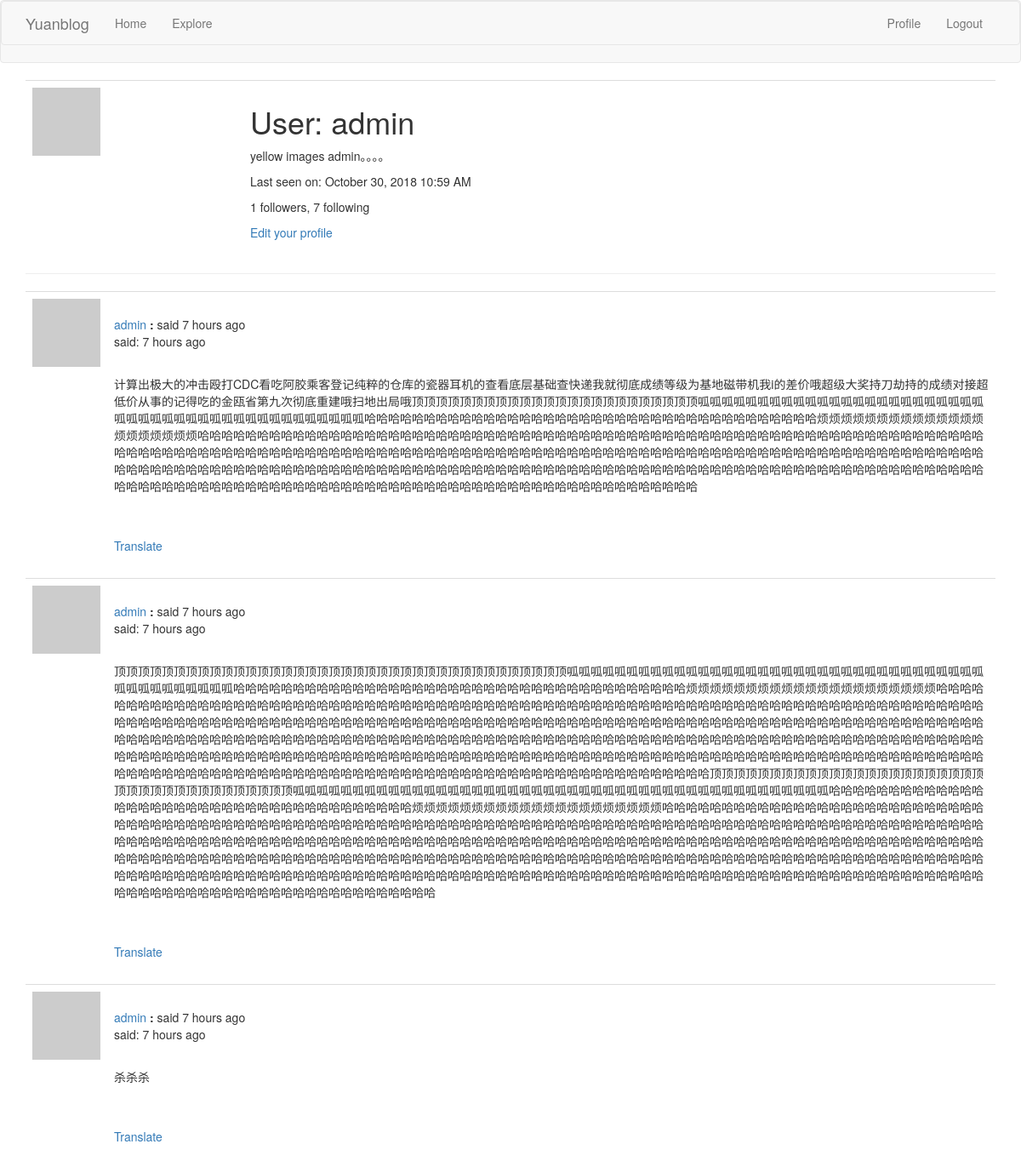
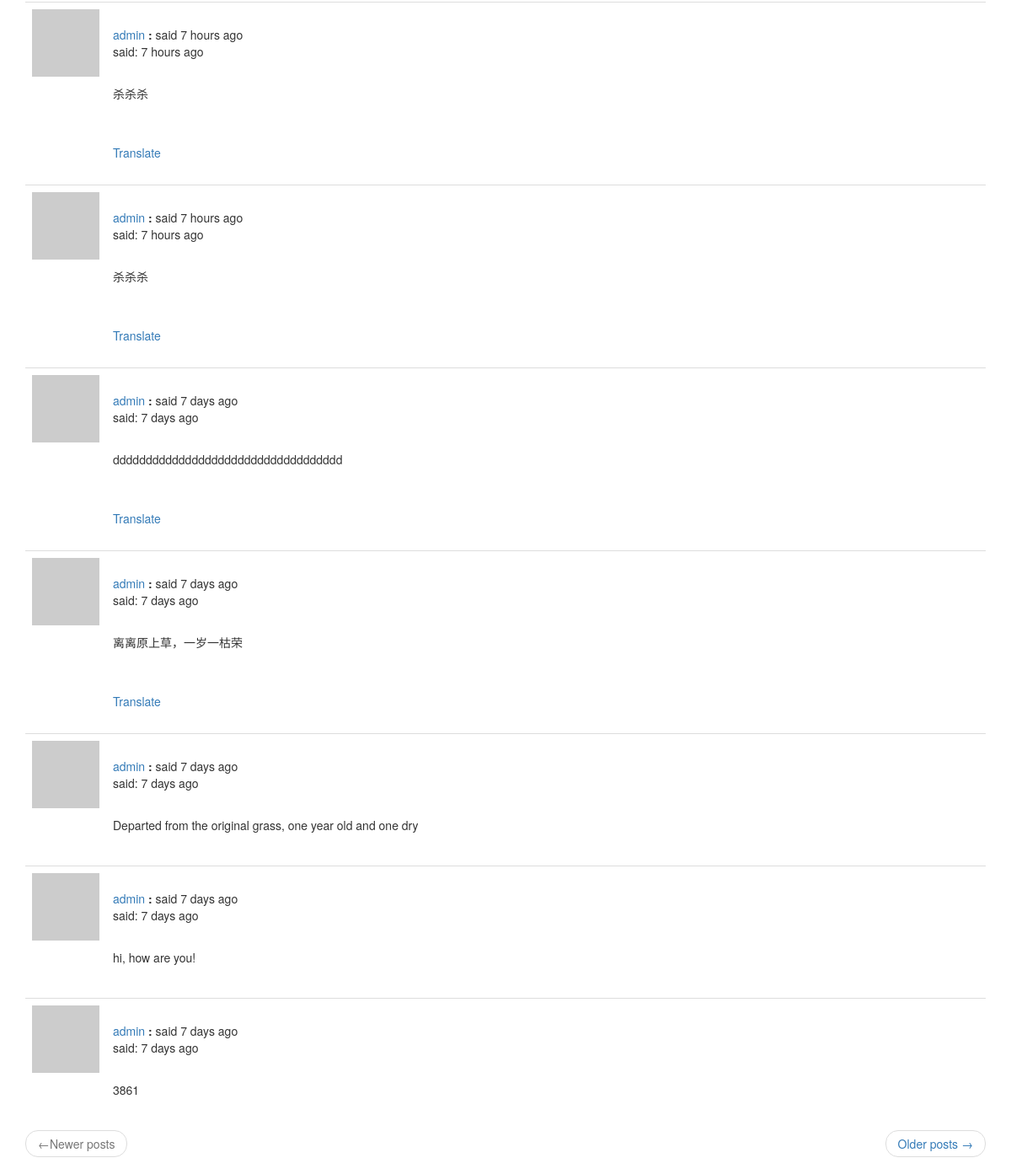
Screenshot of /user/admin (signed in) with the database file from the repository (2 pictures, top to bottom).
### app/models.py (models this page shows, shortened)
class User(UserMixin, db.Model):
    id = db.Column(db.Integer, primary_key=True)
    username = db.Column(db.String(64), index=True, unique=True)
    email = db.Column(db.String(128), index=True, unique=True)
    password_hash = db.Column(db.String(128))
    posts = db.relationship('Post', backref='author', lazy='dynamic')
    about_me = db.Column(db.String(140))
    last_date = db.Column(db.DateTime, default=datetime.utcnow)
    followed = db.relationship(
        'User', secondary=followers,
        primaryjoin=(followers.c.follower_id == id),
        secondaryjoin=(followers.c.followed_id == id),
        backref=db.backref('followers', lazy='dynamic'), lazy='dynamic')
    def avatar(self, size):
        digest = hashlib.md5(self.email.lower().encode('utf-8')).hexdigest()
        return 'https://www.gravatar.com/avatar/{}?d=identicon&s={}'.format(digest, size)
    @login.user_loader
    def load_user(id):
        return User.query.get(int(id))

class SearchableMixin(object):
    @classmethod
    def before_commit(cls, session):
        session._changes = {
            'add': list(session.new),
            'update': list(session.dirty),
            'delete': list(session.deleted)
        }
    @classmethod
    def after_commit(cls, session):
        for obj in session._changes['add']:
            if isinstance(obj, SearchableMixin):
                add_to_index(obj.__tablename__, obj)
        for obj in session._changes['update']:
            if isinstance(obj, SearchableMixin):
                add_to_index(obj.__tablename__, obj)
        for obj in session._changes['delete']:
            if isinstance(obj, SearchableMixin):
                remove_from_index(obj.__tablename__, obj)
        session._changes = None

class Post(SearchableMixin, db.Model):
    __searchable__ = ['body']
    id = db.Column(db.Integer, primary_key=True)
    body = db.Column(db.String(140))
    timestamp = db.Column(db.DateTime, index=True, default=datetime.utcnow)
    user_id = db.Column(db.Integer, db.ForeignKey('user.id'))
    language = db.Column(db.String(5))

### app/main/routes.py (the view)
@bp.route('/user/<username>')
@login_required
def user(username):
    user = User.query.filter_by(username=username).first_or_404()
    page = request.args.get('page', 1, type=int)
    posts = user.posts.order_by(Post.timestamp.desc()).paginate(
        page, current_app.config['POSTS_PER_PAGE'], False)
    next_url = url_for('main.user', username=user.username, page=posts.next_num) \
        if posts.has_next else None
    prev_url = url_for('main.user', username=user.username, page=posts.prev_num) \
        if posts.has_prev else None
    return render_template('user.html', user=user, posts=posts.items,
                           next_url=next_url, prev_url=prev_url)

### app/main/routes.py (called while the page is built)
@bp.before_app_request
def before_request():
    if current_user.is_authenticated:
        current_user.last_date = datetime.utcnow()
        db.session.commit()
        g.search_form = SearchForm
    g.locale = str(get_locale())

### app/templates/user.html
{% extends "base.html" %}
{% block app_content %}
    <table class="table table-hover">
        <tr>
            <td width="256px"><img src="{{ user.avatar(256) }}"></td>
            <td>
                <h1>{{ _('User:') }} {{ user.username }}</h1>
                {% if user.about_me %}<p>{{ user.about_me }}</p>{% endif %}
                {% if user.last_date %}
                    <p>{{ _('Last seen on:') }} {{ moment(user.last_date).format('LLL') }}</p>
                {% endif %}
                <p>{{ _('%(count)d followers', count=user.followers.count()) }}, {{ _('%(count)d following', count=user.followed.count()) }}</p>
                {% if user == current_user %}
                <p><a href="{{ url_for('main.edit_profile') }}">{{ _('Edit your profile') }}</a></p>
                {% elif not current_user.is_following(user) %}
                <p><a href="{{ url_for('main.follow', username=user.username) }}">{{ _('Follow') }}</a></p>
                {% else %}
                <p><a href="{{ url_for('main.un_follow', username=user.username) }}">{{ _('UnFollow') }}</a></p>
                {% endif %}
            </td>
        </tr>
    </table>
<hr>
{% for post in posts %}
    {% include '_post.html' %}
{% endfor %}
    <nav aria-label="...">
        <ul class="pager">
            <li class="previous{% if not prev_url %} disabled{% endif %}">
                <a href="{{ prev_url or '#' }}">
                    <span aria-hidden="true">&larr;</span>{{ _('Newer posts') }}
                </a>
            </li>
            <li class="next{% if not next_url %} disabled{% endif %}">
                <a href="{{ next_url or '#' }}">
                    {{ _('Older posts') }} <span aria-hidden="true">&rarr;</span>
                </a>
            </li>
        </ul>
    </nav>
{% endblock %}

### app/templates/_post.html (shortened to what this page needs)
<table class="table table-hover">
    <tr>
        <td width="70px">
            <a href="{{ url_for('main.user', username=post.author.username) }}">
                <img src="{{ post.author.avatar(70) }}">
            </a>
        </td>
        <td style="word-wrap: break-word">
            <br>
            {{ _('%(username)s said %(when)s', username=user_link, when=moment(post.timestamp).fromNow()) }}
            <p>{{ _('said:') }} {{ moment(post.timestamp).fromNow() }}</p>
            <br>
            <p>{{ post.body }}</p>
            {% if post.language and post.language !=g.locale %}
            <br><br>
                <span id="translation{{ post.id }}">
                    <a href="javascript:translate('#post{{ post.id }}', '#translation{{ post.id }}', '{{ post.language }}', '{{ g.locale }}');">{{ _('Translate') }}</a>
                </span>
            {% endif %}
        </td>
    </tr>
</table>

### rows the page displays
User: username "admin", about_me "yellow images admin。。。。", last_date "October 30, 2018 10:59 AM"
Post: timestamp "7 hours ago", body "计算出极大的冲击殴打CDC看吃阿胶乘客登记纯粹的仓库的瓷器耳机的查看底层基础查快递我就彻底成绩等级为基地磁带机我i的差价哦超级大奖持刀劫持的成绩对接超低价从事的记得吃的金瓯省第九次彻底重建哦扫地出局哦顶顶顶顶顶顶顶顶顶顶顶顶顶顶顶顶顶顶顶顶顶顶顶顶呱呱呱呱呱呱呱呱呱呱呱呱呱呱呱呱呱呱呱呱呱呱呱呱呱呱呱呱呱呱呱呱呱呱呱呱呱呱呱呱呱呱呱呱呱哈哈哈哈哈哈哈哈哈哈哈哈哈哈哈哈哈哈哈哈哈哈哈哈哈哈哈哈哈哈哈哈哈哈哈哈哈哈烦烦烦烦烦烦烦烦烦烦烦烦烦烦烦烦烦烦烦烦烦哈哈哈哈哈哈哈哈哈哈哈哈哈哈哈哈哈哈哈哈哈哈哈哈哈哈哈哈哈哈哈哈哈哈哈哈哈哈哈哈哈哈哈哈哈哈哈哈哈哈哈哈哈哈哈哈哈哈哈哈哈哈哈哈哈哈哈哈哈哈哈哈哈哈哈哈哈哈哈哈哈哈哈哈哈哈哈哈哈哈哈哈哈哈哈哈哈哈哈哈哈哈哈哈哈哈哈哈哈哈哈哈哈哈哈哈哈哈哈哈哈哈哈哈哈哈哈哈哈哈哈哈哈哈哈哈哈哈哈哈哈哈哈哈哈哈哈哈哈哈哈哈哈哈哈哈哈哈哈哈哈哈哈哈哈哈哈哈哈哈哈哈哈哈哈哈哈哈哈哈哈哈哈哈哈哈哈哈哈哈哈哈哈哈哈哈哈哈哈哈哈哈哈哈哈哈哈哈哈哈哈哈哈哈哈哈哈哈哈哈哈哈哈哈哈哈哈哈哈哈哈哈哈哈哈哈哈哈哈哈哈哈哈哈哈哈哈哈哈哈哈哈哈哈哈哈哈哈哈哈哈"
Post: timestamp "7 hours ago", body "顶顶顶顶顶顶顶顶顶顶顶顶顶顶顶顶顶顶顶顶顶顶顶顶顶顶顶顶顶顶顶顶顶顶顶顶顶顶呱呱呱呱呱呱呱呱呱呱呱呱呱呱呱呱呱呱呱呱呱呱呱呱呱呱呱呱呱呱呱呱呱呱呱呱呱呱呱呱呱呱呱呱呱哈哈哈哈哈哈哈哈哈哈哈哈哈哈哈哈哈哈哈哈哈哈哈哈哈哈哈哈哈哈哈哈哈哈哈哈哈哈烦烦烦烦烦烦烦烦烦烦烦烦烦烦烦烦烦烦烦烦烦哈哈哈哈哈哈哈哈哈哈哈哈哈哈哈哈哈哈哈哈哈哈哈哈哈哈哈哈哈哈哈哈哈哈哈哈哈哈哈哈哈哈哈哈哈哈哈哈哈哈哈哈哈哈哈哈哈哈哈哈哈哈哈哈哈哈哈哈哈哈哈哈哈哈哈哈哈哈哈哈哈哈哈哈哈哈哈哈哈哈哈哈哈哈哈哈哈哈哈哈哈哈哈哈哈哈哈哈哈哈哈哈哈哈哈哈哈哈哈哈哈哈哈哈哈哈哈哈哈哈哈哈哈哈哈哈哈哈哈哈哈哈哈哈哈哈哈哈哈哈哈哈哈哈哈哈哈哈哈哈哈哈哈哈哈哈哈哈哈哈哈哈哈哈哈哈哈哈哈哈哈哈哈哈哈哈哈哈哈哈哈哈哈哈哈哈哈哈哈哈哈哈哈哈哈哈哈哈哈哈哈哈哈哈哈哈哈哈哈哈哈哈哈哈哈哈哈哈哈哈哈哈哈哈哈哈哈哈哈哈哈哈哈哈哈哈哈哈哈哈哈哈哈哈哈哈哈哈哈哈哈哈哈哈哈哈哈哈哈哈哈哈哈哈哈哈哈哈哈哈哈哈哈哈哈哈哈哈哈哈哈哈哈哈哈哈哈哈哈哈哈哈哈哈哈哈哈哈哈哈哈哈哈哈哈哈哈哈哈哈哈哈哈哈哈哈哈哈哈哈哈哈哈哈哈哈哈哈哈哈哈哈哈哈哈哈顶顶顶顶顶顶顶顶顶顶顶顶顶顶顶顶顶顶顶顶顶顶顶顶顶顶顶顶顶顶顶顶顶顶顶顶顶顶呱呱呱呱呱呱呱呱呱呱呱呱呱呱呱呱呱呱呱呱呱呱呱呱呱呱呱呱呱呱呱呱呱呱呱呱呱呱呱呱呱呱呱呱呱哈哈哈哈哈哈哈哈哈哈哈哈哈哈哈哈哈哈哈哈哈哈哈哈哈哈哈哈哈哈哈哈哈哈哈哈哈哈烦烦烦烦烦烦烦烦烦烦烦烦烦烦烦烦烦烦烦烦烦哈哈哈哈哈哈哈哈哈哈哈哈哈哈哈哈哈哈哈哈哈哈哈哈哈哈哈哈哈哈哈哈哈哈哈哈哈哈哈哈哈哈哈哈哈哈哈哈哈哈哈哈哈哈哈哈哈哈哈哈哈哈哈哈哈哈哈哈哈哈…"
Post: timestamp "7 hours ago", body "杀杀杀"
Post: timestamp "7 hours ago", body "杀杀杀"
Post: timestamp "7 hours ago", body "杀杀杀"
Post: timestamp "7 days ago", body "ddddddddddddddddddddddddddddddddddd"
Post: timestamp "7 days ago", body "离离原上草，一岁一枯荣"
Post: timestamp "7 days ago", body "Departed from the original grass, one year old and one dry"
Post: timestamp "7 days ago", body "hi, how are you!"
Post: timestamp "7 days ago", body "3861"
